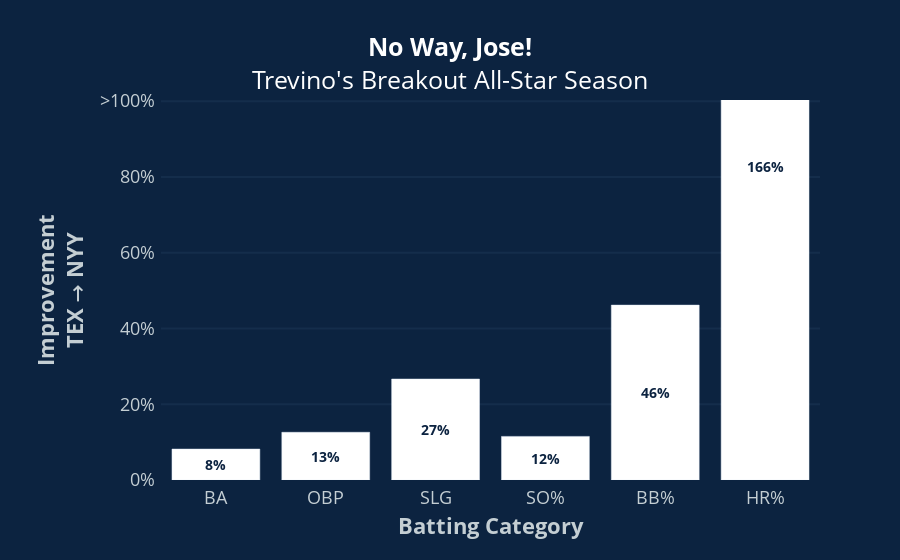

The notebook cell this image was saved under:
### Code cell
# Create variables for use in chart
x = list(std_bat_df.columns)
y = list(std_bat_df.loc[['Pct. Improvement']].values[0])
text = ['<b>' + "{:.0%}".format(pct) + '</b>' for pct in y]

navy = '#0C2340'
gray = '#C4CED3'


# Create traces
fig = go.Figure()

fig.add_trace(go.Bar(x=x, y=y, marker_color='white', text=text, insidetextanchor='middle'))


# Format traces
fig.update_traces(
    textfont=dict(
        color=navy,
        size=14)
)


# Format axes
fig.update_xaxes(
    title=dict(
        text="<b>Batting Category</b>",
        font=dict(
            size=22,
            color=gray)),
    tickfont=dict(
        size=18,
        color=gray),
    showgrid=False
)

fig.update_yaxes(
    title=dict(
        text="<br><b>Improvement<br>TEX → NYY</b>",
        font=dict(
            size=22,
            color=gray)),
    tickfont=dict(
        size=18,
        color=gray),
    tickmode='array',
    ticktext=['0%', '20%', '40%', '60%', '80%', '>100%'],
    tickvals=[0, 0.2, 0.4, 0.6, 0.8, 1],
    zeroline=False,
    gridcolor='rgb(20,45,75)',
    gridwidth=2
)


# Format layout
fig.update_layout(
    title=dict(
        text="<b>No Way, Jose!</b><br>Trevino's Breakout All-Star Season",
        y=0.9,
        x=0.5,
        xanchor='center',
        yanchor='top',
        font=dict(
            size=25,
            color='white')),
    yaxis_range=[0,1.003],
    paper_bgcolor='#0C2340',
    plot_bgcolor='#0C2340',
    margin=dict(pad=5)
)


fig.show()

### Figure 1 — Plotly figure (JSON) as saved in the notebook; plotly's stock layout.template omitted (floating-point values rounded to 4 significant figures)
{"data": [{"insidetextanchor": "middle", "marker": {"color": "white"}, "text": ["<b>8%</b>", "<b>13%</b>", "<b>27%</b>", "<b>12%</b>", "<b>46%</b>", "<b>166%</b>"], "textfont": {"color": "#0C2340", "size": 14}, "type": "bar", "x": ["BA", "OBP", "SLG", "SO%", "BB%", "HR%"], "y": [0.08163, 0.1259, 0.2665, 0.1151, 0.4616, 1.657]}], "layout": {"margin": {"pad": 5}, "paper_bgcolor": "#0C2340", "plot_bgcolor": "#0C2340", "title": {"font": {"color": "white", "size": 25}, "text": "<b>No Way, Jose!</b><br>Trevino's Breakout All-Star Season", "x": 0.5, "xanchor": "center", "y": 0.9, "yanchor": "top"}, "xaxis": {"showgrid": false, "tickfont": {"color": "#C4CED3", "size": 18}, "title": {"font": {"color": "#C4CED3", "size": 22}, "text": "<b>Batting Category</b>"}}, "yaxis": {"gridcolor": "rgb(20,45,75)", "gridwidth": 2, "range": [0, 1.003], "tickfont": {"color": "#C4CED3", "size": 18}, "tickmode": "array", "ticktext": ["0%", "20%", "40%", "60%", "80%", ">100%"], "tickvals": [0, 0.2, 0.4, 0.6, 0.8, 1], "title": {"font": {"color": "#C4CED3", "size": 22}, "text": "<br><b>Improvement<br>TEX → NYY</b>"}, "zeroline": false}}}
